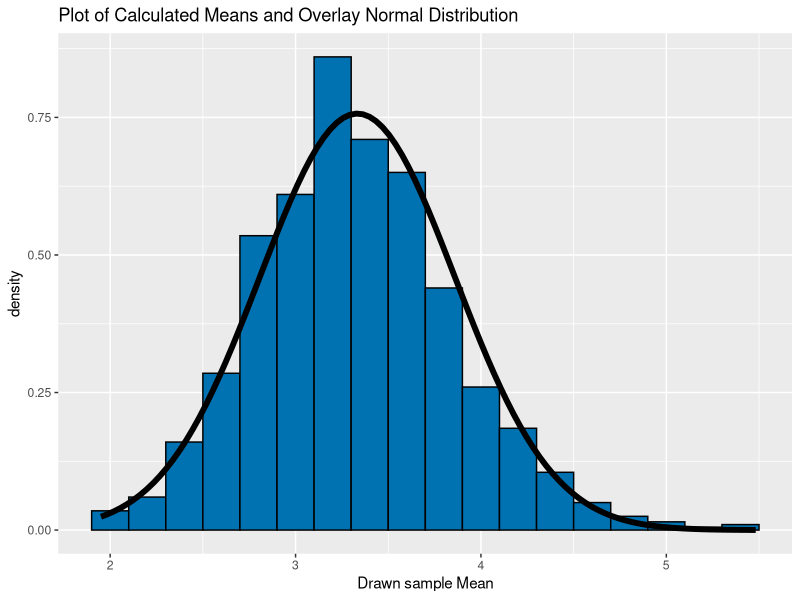

Write R code to recreate this figure.
## ---- chunk 1
library('ggplot2')
ECHO=TRUE
set.seed(42)
lambda = 0.3
exponentials = 40
## ---- chunk 2
cal_mean = NULL
for (i in 1 : 1000) cal_mean = c(cal_mean, mean(rexp(exponentials, lambda)))
## ---- chunk 3
mean(cal_mean)
## ---- chunk 4
lambda^-1
## ---- chunk 5
abs(mean(cal_mean)-lambda^-1)
## ---- chunk 6
var(cal_mean)
## ---- chunk 7
(lambda * sqrt(exponentials))^-2
## ---- chunk 8
abs(var(cal_mean)-(lambda * sqrt(exponentials))^-2)
## ---- chunk 9
library(ggplot2)
ggplot(data.frame(y=cal_mean), aes(x=y)) + 
  geom_histogram(aes(y=..density..), binwidth=0.2, fill="#0072B2", 
                 color="black") +
  geom_function(fun=dnorm, args = c(mean=lambda^-1, sd=(lambda*sqrt(exponentials))^-1),
  size=2) +
  labs(title="Plot of Calculated Means and Overlay Normal Distribution", x="Drawn sample Mean")
